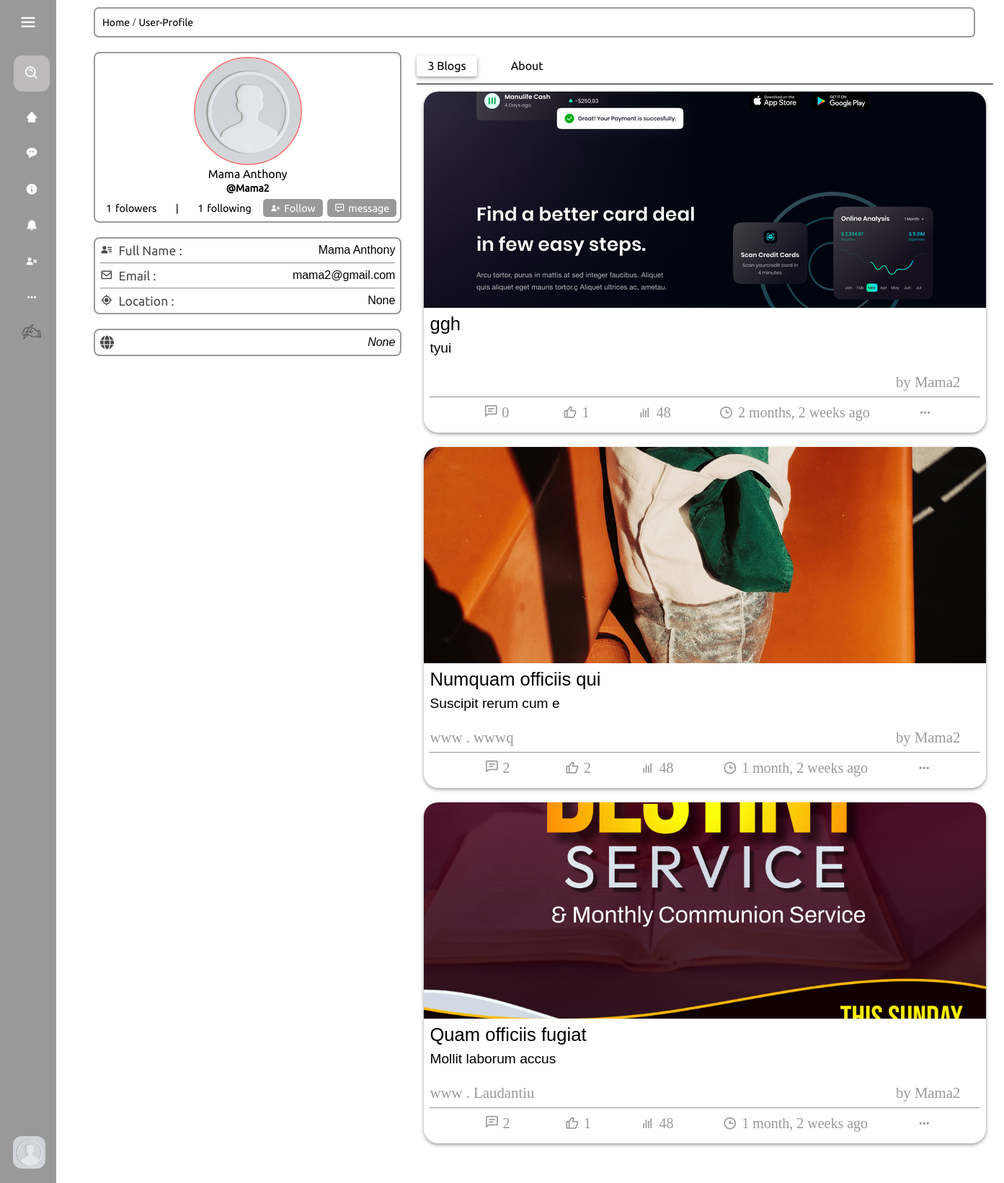
Page /profile/Mama2/ (signed in) on the earlier database version.
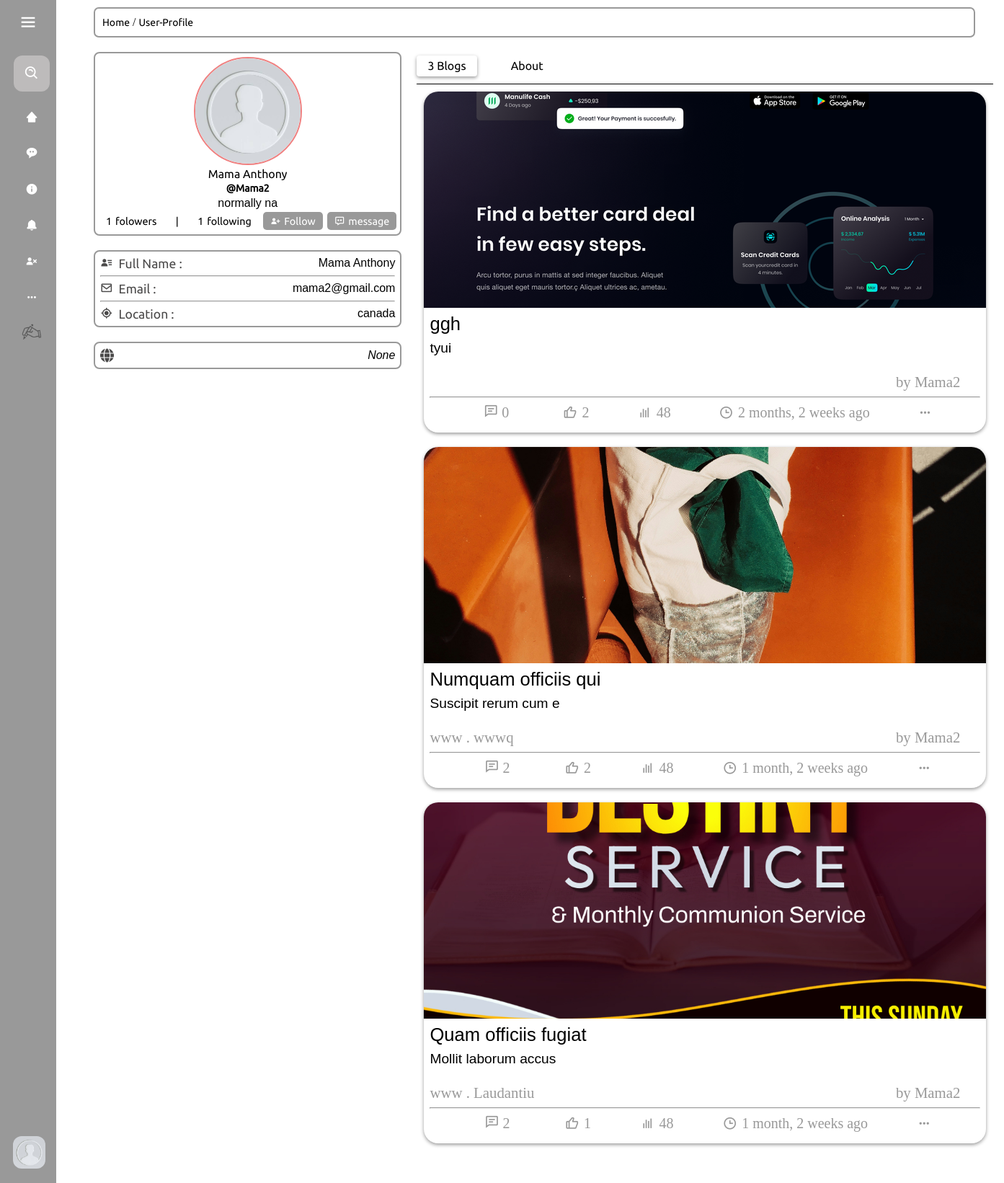
Same page on the later database version.
### blog/models.py (models this page shows, shortened)
class Profile(models.Model):
    user = models.OneToOneField(User, on_delete=models.CASCADE)
    bio = models.TextField(null=True, blank=True)
    dob = models.DateField(null=True, blank=True)
    profile_img =  models.ImageField( upload_to='profile_images', default='default.jpg')
    location = models.CharField(null=True, blank=True, max_length=100)
    website = models.CharField(null=True, blank=True,max_length=100)
    about = models.TextField(null=True, blank=True)
    followers = models.ManyToManyField('self', symmetrical=False, related_name='following')
    userfol = models.ManyToManyField('self', symmetrical=False, related_name='userfollowing')
    def __str__(self):
        return self.user.username

class Post(models.Model):
    id = models.UUIDField(primary_key = True, default = uuid.uuid4)
    user = models.ForeignKey(Profile, on_delete= models.SET_NULL, null= True)
    image = models.ImageField(upload_to='post_images', default=None, null=True, blank=True)
    topic = models.CharField(max_length=100, null = True, blank=True)
    caption = models.TextField()
    category = models.ManyToManyField(category, related_name='cats', blank=True)
    created = models.DateTimeField(default = datetime.now)

class category(models.Model):
    category = models.CharField(max_length=200)

### blog/views.py (the view)
# urls.py: path("profile/<str:pk>/", views.userprofile , name="profile-page"),
@login_required(login_url="signin-page")
def userprofile(request, pk):
    md_user = User.objects.get(username=request.user) # getting the current use
    c_user_profile = Profile.objects.get(user=md_user)
    d_user = User.objects.get(username=pk) # what we are using
    user_profile = Profile.objects.get(user=d_user)
    posts = user_profile.post_set.all()
    num_followers = FollowRelationship.objects.filter(following=user_profile).count()
    num_following = FollowRelationship.objects.filter(follower=user_profile).count()
    follow_relationship = FollowRelationship.objects.filter(follower=c_user_profile, following=user_profile).first()
    if follow_relationship:
        cs = 'Following'
    else:
        cs = 'Follow'
    context = {
        "d_user": d_user,
        "user_profile": user_profile,
        "post": posts,
        "c_user_profile": c_user_profile,
        'cs':cs,
        'num_followers':num_followers,
        'num_following':num_following
    }
    return render(request, "profile_page.html", context)

### templates/profile_page.html (shortened to what this page needs)
{% load static %}
<!DOCTYPE html>
<html lang="en">
  <head>
    <link
      href="https://unpkg.com/boxicons@2.1.4/css/boxicons.min.css"
      rel="stylesheet"
    />
    <link rel="stylesheet" href="{% static 'css/profile_page.css' %}" />
  </head>
  <body>
    <div style="z-index: 999">{% include 'navbar.html' %}</div>
    <div class="body">
      <div class="heading">
        <span><a href="/">Home</a></span> /
        <span><a href="#">User-Profile</a></span>
      </div>
      <div class="whole_body">
        <div class="user_profile_side">
          <div class="user_profile_details">
            <div class="profile_content_page">
              <div class="profile_image_div">
                <img src="{{user_profile.profile_img.url}}" />
              </div>
              <p class="profile_fullname">{{d_user.first_name}}</p>
              <p class="profile_username">@{{d_user.username}}</p>
              <p class="profile_description">{{user_profile.bio}}</p>
              <div class="fandf">
                <p><span class="foln">{{num_followers}}</span>folowers</p>
                <p>|</p>
                <p><span class="">{{num_following}}</span> following</p>
                <button class="process_data" id="sendData">
                  <i class="bx bxs-user-plus"></i>
                  <span class="process_data_span">{{cs}}</span>
                </button>
                <button>
                  <a href="#"> <i class="bx bx-message-dots"></i> message </a>
                </button>
              </div>
            </div>
          </div>
          <div class="user_profile_section2">
            <div>
              <div class="fs">
                <i class="bx bxs-user-detail"></i>
                <p>Full Name :</p>
              </div>
              <h2>{{d_user.first_name}}</h2>
            </div>
            <hr style="margin-top: 7px; margin-bottom: 7px" />
            <div>
              <div class="fs">
                <i class="bx bx-envelope"></i>
                <p>Email :</p>
              </div>
              <h2>{{d_user.email}}</h2>
            </div>
            <hr style="margin-top: 7px; margin-bottom: 7px" />
            <div>
              <div class="fs">
                <i class="bx bx-current-location"></i>
                <p>Location :</p>
              </div>
              <h2>{{user_profile.location}}</h2>
            </div>
          </div>
          <div class="location_section">
            <a href="{{user_profile.website}}">{{user_profile.website}}</a>
          </div>
        </div>
        <div class="user_post_side">
          <div class="user_post_side_heading">
            <li class="solid" onclick="openTab('tab1')">
              <a href="#">{{post.count}} Blogs</a>
            </li>
            <li id="abt" onclick="openTab('tab2')"><a href="#">About</a></li>
          </div>
          <div class="tabs">
            <div id="tab1" class="tab-content">
              {% include 'post_listing.html' %}
            </div>
          </div>
        </div>
      </div>
    </div>
  </body>
</html>

### templates/navbar.html (shortened to what this page needs)
{% load static %}
<!DOCTYPE html>
<html lang="en">
  <head>
    <link
      href="https://unpkg.com/boxicons@2.1.4/css/boxicons.min.css"
      rel="stylesheet"
    />
    <link rel="stylesheet" href="{% static 'css/navbar.css' %}" />
  </head>
  <body>
    <nav class="sidebar">
      <div class="logo_content">
        <i class="bx bx-menu" id="btn"></i>
      </div>
      <ul class="nav_list">
        <li>
          <form action="">
            <i class="bx bx-search-alt sbfh"></i>
            <input type="search" placeholder="search..." name="" id="" />
          </form>
        </li>
        <li>
          <a href="/">
            <i class="bx bxs-home-alt-2"></i>
          </a>
        </li>
        <li>
          <a href="">
            <i class="bx bxs-message-rounded-dots"></i>
          </a>
        </li>
        <li>
          <a href="">
            <i class='bx bxs-info-circle' ></i>            <span class="links_name">About us</span>
          </a>
        </li>
        <li>
          <a href="/notification">
            <i class="bx bxs-bell"></i>
          </a>
        </li>
        {% if request.user.is_authenticated %}
        <li>
          <a href="/logout">
            <i class="bx bxs-user-x"></i>
          </a>
        </li>
        {% endif %}
        <li>
          <a href="">
            <i class="bx bx-dots-horizontal-rounded"></i>
          </a>
        </li>
        <li>
          <a href="/post">
            <i
              style="
                display: flex;
                align-items: center;
                justify-content: center;
              "
              ><img
                style="width: 30px"
                src="../static/img/hand_with_pen_50px.png"
                alt=""
            /></i>
          </a>
        </li>
        <div class="profile_content">
          <div class="profile">
            <a
              href="/profile/{{request.user.username}}"
              class="profile_details"
            >
              {% if request.user.is_authenticated %}
              <img src="{{ c_user_profile.profile_img.url }}" alt="" />
              {% endif %}
            </a>
          </div>
        </div>
      </ul>
    </nav>
  </body>
</html>

### templates/post_listing.html (shortened to what this page needs)
{% load static %}
<link
  href="https://unpkg.com/boxicons@2.1.4/css/boxicons.min.css"
  rel="stylesheet"
/>
<link rel="stylesheet" href="{% static 'css/post_listing.css' %}" />
<body>
  {% for dposts in post %}
 <div style="padding: 10px; width: 50rem">
    <div class="user_post">
      <a
        style="text-decoration: none; color: #000"
        href="/post_details/{{dposts.id}}"
      >
        <div class="post_img_div">
          {% if dposts.image %}
          <img src="{{ dposts.image.url }}" class="post_img" />
          {% endif %}
        </div>
        <div class="post_heading"> {{ dposts.topic }} </div>
        <div class="post_body">{{ dposts.caption|truncatechars:300 }}</div>
      </a>
      <div class="post_info">
        <div class="post_about">
          <div class="post_about_links">
            {% for cat in dposts.category.all %}
            <a href="/search?q={{ cat.category }}&type=category">{{ cat.category }}</a>
            {% if not forloop.last %} . {% endif %} {% endfor %}
          </div>
          <a href="/profile/{{ dposts.user}}" class="post_owner"
            >by {{ dposts.user }}</a
          >
        </div>
        <hr />
        <div class="actions">
          <div class="action_btns comment">
            <a href="/post_details#comment">
              <i class="bx bx-comment-detail"></i>
              <span>{{ dposts.message_set.count }}</span>
            </a>
          </div>
                    <div onclick="lorem()" class="action_btns comment">
                        <i id="liker" class="bx bx-like"></i>
                        <span>{{ dposts.like_set.count }}</span>
                    </div>
          <div class="action_btns views">
            <i class="bx bx-bar-chart"></i>
            <span>48</span>
          </div>
          <div class="action_btns views">
            <i class="bx bx-time"></i>
            <span>{{dposts.created | timesince }} ago</span>
          </div>
          <div>
            <i class="bx bx-dots-horizontal-rounded"></i>
          </div>
        </div>
      </div>
    </div>
  </div>
  {% endfor %}
  <nav aria-label="Page navigation example">
    <ul class="pagination">
    </ul>
</nav>
</body>

### static/css/profile_page.css (style rules this page uses)
.body { padding: 10px 40px; margin-left: 90px; height: 100vh; }
.heading { padding: 10px; border: 2px solid #999; border-radius: 7px; margin-bottom: 20px; }
.heading a { color: black; text-decoration: none; font-size: 14px; font-family: ubuntu; }
.whole_body { display: grid; grid-template-columns: 1fr 2fr; grid-gap: 1rem; }
.user_profile_details { border: 2px solid #999; border-radius: 8px; display: flex; flex-direction: column; align-items: center; }
.profile_image_div { width: 150px; height: 150px; padding: 0; border: 2px solid lightcoral; border-radius: 250px; overflow: hidden; }
.profile_image_div img { width: 100%; object-fit: cover; object-position: center; }
.profile_content_page { position: relative; display: flex; flex-direction: column; align-items: center; padding: 5px; gap: 0.2rem; }
.profile_username { font-family: ubuntu; font-size: 14px; font-weight: bold; }
.profile_fullname { font-size: 16px; font-family: ubuntu; }
.profile_description { font-family: sans-serif; text-align: center; font-size: 16px; }
.fandf { padding-top: 0px; display: flex; gap: 0.4rem; align-items: center; }
.fandf button { border: none; background-color: #999; border-radius: 5px; max-height: 25px; color: white; }
.fandf button a { text-decoration: none; color: white; display: flex; align-items: center; gap: 0.3rem; }
.fandf p, .fandf button { font-size: .9rem; padding: 5px 10px; display: flex; align-items: center; gap: 0.3rem; font-family: ubuntu; }
.user_profile_section2 { margin-top: 20px; border: 2px solid #999; border-radius: 8px; display: flex; flex-direction: column; padding: 7px; }
.user_profile_section2 div { align-items: center; display: flex; }
.fs { font-size: 1.1rem; gap: .5rem; font-family: ubuntu; width: 30%; color: #4b4a4a; }
.user_profile_section2 h2 { font-family: sans-serif; font-size: 16px; text-align: right; width: 70%; font-weight: 400; }
.location_section { border: 2px solid #999; margin-top: 20px; border-radius: 8px; padding: 7px; display: flex; align-items: center; }
.location_section a { width: 100%; font-family: sans-serif; font-size: 16px; text-align: right; font-weight: 100; font-style: italic; color: black; text-decoration: none; transition: .5s ease-in; }
.user_post_side { padding: 5px; }
.user_post_side_heading { display: flex; align-items: center; gap: 2rem; padding-bottom: 10px; border-bottom: 1px solid; }
.user_post_side_heading li { list-style: none; background: none; background-color: none; padding: 5px 15px; border-radius: 4px; }
.solid { box-shadow: 0 2px 5px 0 rgba(0, 0, 0, 0.4); }
.user_post_side_heading li a { text-decoration: none; color: black; font-family: ubuntu; }
.tab-content { display: none; }

### static/css/navbar.css (style rules this page uses)
* { margin: 0; padding: 0; box-sizing: border-box; }
body { position: relative; min-height: 100vh; width: 100%; }
.sidebar { font-family: Ubuntu ; position: fixed; top: 0; left: 0; height: 100%; width: 78px; background: #999; padding: 6px 14px; transition: .3s ease-in; }
.sidebar #btn { color: white; position: absolute; left: 50%; top: 6px; font-size: 28px; height: 50px; width: 50px; text-align: center; line-height: 50px; transform: translateX(-50%); }
.sidebar ul { margin-top: 20px; }
.sidebar ul li { list-style: none; position: relative; height: 50%; width: 100%; margin: 0 5px; line-height: 50px ; white-space:nowrap; }
.sidebar ul li:nth-child(1) { margin-bottom: 10px; }
.sbfh { position: absolute; z-index: 9991; top: 50%; left: 0; transform: translateY(-50%); font-size: 22px; color: #FFF; }
.sidebar ul li input { height: 50px; width: 100%; left: 0; top: 0; border-radius: 12px; outline: none; border: none; background: #bdbbbb; color: white; padding-left: 50px; font-size: 18px; }
.sidebar ul li a { color: white; display: flex; font-size: 1.1rem; align-items: center; text-decoration: none; transition: all .4s ease; border-radius: 12px; }
.sidebar ul li i { height: 50px; min-width: 50px; border-radius: 12px; line-height: 50px; text-align: center; }
.sidebar .profile_content { position: absolute; color: #FFF; padding: 10px; padding-bottom: 20px; bottom: 0; left: 0; margin-left: 8px; }
.profile .profile_details { text-decoration: none; color: #FFF; display: flex; align-items: center; }
.profile .profile_details img { height: 45px; width: 45px; object-fit: cover; border-radius: 12px; }

Differences in the rows shown:
changed Profile "None": bio (not shown) → "normally na"; location "None" → "canada"
computed for Post "ggh": like_set.count "1" → "2"
